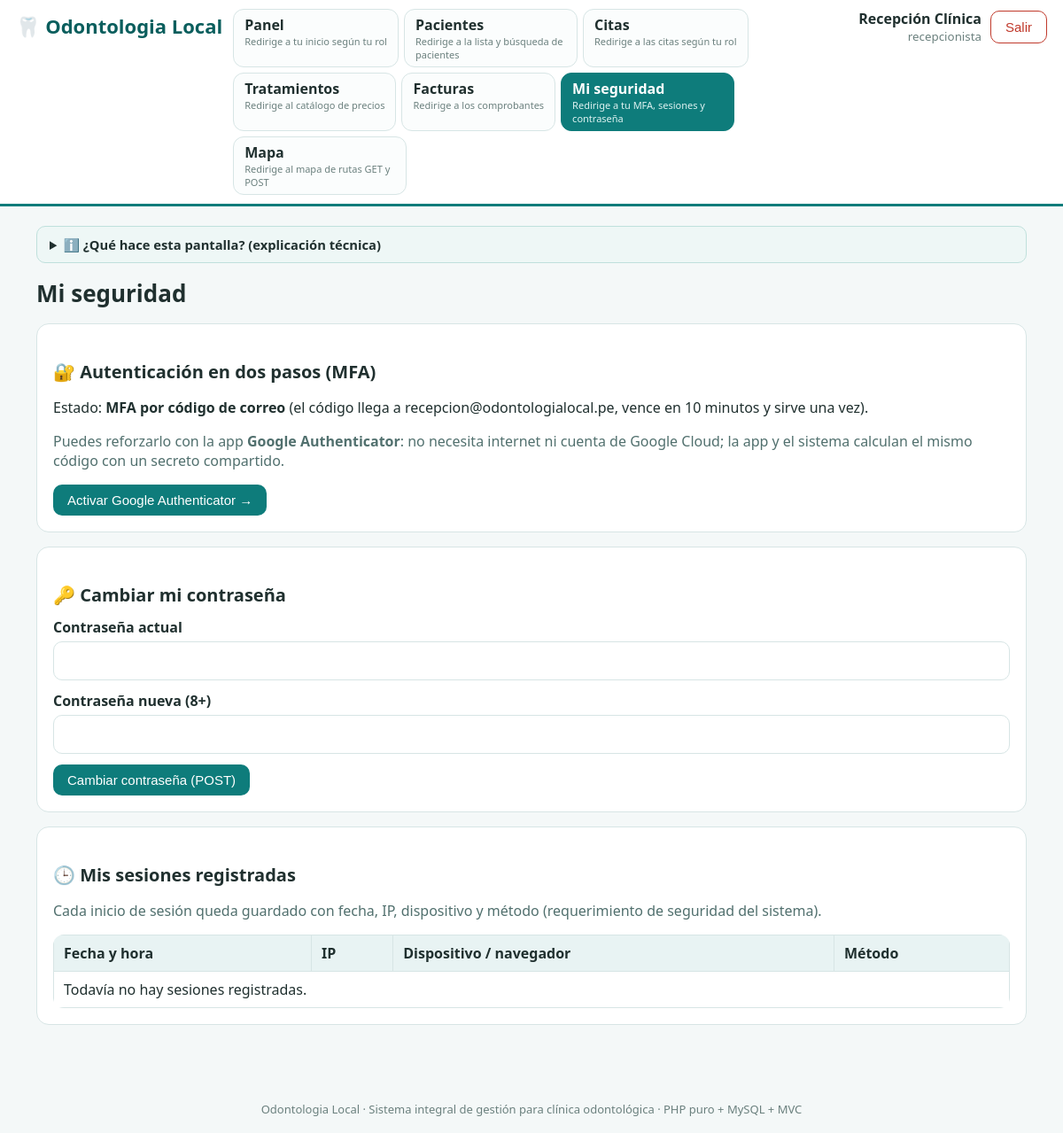
Screenshot of /index.php?c=seguridad&a=index (signed in) with the database file from the repository.
### tables this page shows
CREATE TABLE usuarios (
    id INT PRIMARY KEY AUTO_INCREMENT,
    nombre_completo VARCHAR(100) NOT NULL,
    correo VARCHAR(100) UNIQUE NOT NULL,
    contrasena VARCHAR(255) NOT NULL,               
    rol ENUM('admin','odontologo','recepcionista','paciente') NOT NULL,
    telefono VARCHAR(20),
    estado TINYINT(1) DEFAULT 1,
    mfa_activo TINYINT(1) DEFAULT 1,
     
    totp_secret VARCHAR(64) NULL,                   
    two_factor_enabled TINYINT(1) NOT NULL DEFAULT 0,  
    google_id VARCHAR(100) NULL UNIQUE,             
    avatar VARCHAR(255) NULL,                       
    intentos_fallidos INT NOT NULL DEFAULT 0,       
    bloqueado_hasta DATETIME NULL,                  
    debe_cambiar_contrasena TINYINT(1) NOT NULL DEFAULT 1,  
    created_at TIMESTAMP DEFAULT CURRENT_TIMESTAMP
);

### app/controlador/SeguridadControlador.php (called while the page is built, shortened)
<?php
class SeguridadControlador
{
    private $usuarios;
    private $seguridad;
    public function __construct()
    {
        $this->usuarios = new UsuarioModelo();
        $this->seguridad = new SeguridadModelo();
    }
    public function index()
    {
        $miFila = $this->usuarios->porId(usuarioActual()['id']);
        $sesiones = $this->seguridad->sesionesDe($miFila['id']);
        $secretoPendiente = $_SESSION['totp_pendiente'] ?? null;
        require __DIR__ . '/../vista/seguridad/index.php';
    }
}

### index.php (called while the page is built, shortened)
<?php
require __DIR__ . '/app/ayudantes/Funciones.php';
require __DIR__ . '/app/modelo/Conexion.php';
require __DIR__ . '/app/modelo/UsuarioModelo.php';
require __DIR__ . '/app/modelo/SeguridadModelo.php';
$haySesion = !empty($_SESSION['usuario']);
$a = preg_replace('/[^a-zA-Z]/', '', $_GET['a'] ?? ($haySesion ? 'index' : 'login'));
$objeto = new $controladores[$c]();
$objeto->$a();

### app/ayudantes/Funciones.php (called while the page is built, shortened)
<?php
function e($texto)
{
    return htmlspecialchars((string) $texto, ENT_QUOTES, 'UTF-8');
}
function usuarioActual()
{
    return $_SESSION['usuario'] ?? null;
}

### app/modelo/UsuarioModelo.php (called while the page is built, shortened)
<?php
class UsuarioModelo
{
    private $db;
    public function __construct()
    {
        $this->db = Conexion::obtener();
    }
    public function porId($id)
    {
        $st = $this->db->prepare('SELECT * FROM usuarios WHERE id = ?');
        $st->execute([$id]);
        return $st->fetch() ?: null;
    }
}

### app/modelo/Conexion.php (called while the page is built)
<?php
class Conexion
{
    private static $instancia = null;
    public static function obtener()
    {
        if (self::$instancia === null) {
            $dsn = 'mysql:host=' . DB_HOST . ';dbname=' . DB_NOMBRE . ';charset=utf8mb4';
            self::$instancia = new PDO($dsn, DB_USUARIO, DB_CLAVE, [
                PDO::ATTR_ERRMODE => PDO::ERRMODE_EXCEPTION,
                PDO::ATTR_DEFAULT_FETCH_MODE => PDO::FETCH_ASSOC,
                PDO::ATTR_EMULATE_PREPARES => false,
            ]);
        }
        return self::$instancia;
    }
}

### app/modelo/SeguridadModelo.php (called while the page is built, shortened)
<?php
class SeguridadModelo
{
    private $db;
    public function __construct()
    {
        $this->db = Conexion::obtener();
    }
    public function sesionesDe($usuarioId, $limite = 10)
    {
        $st = $this->db->prepare('SELECT * FROM sesiones WHERE usuario_id = ? ORDER BY fecha_hora DESC LIMIT ?');
        $st->bindValue(1, $usuarioId, PDO::PARAM_INT);
        $st->bindValue(2, $limite, PDO::PARAM_INT);
        $st->execute();
        return $st->fetchAll();
    }
}

### app/vista/parciales/cabecera.php (the view, shortened to what this page needs)
<?php
$u = usuarioActual();
$cActual = $_GET['c'] ?? 'panel';
function activo($c, $cActual) { return $c === $cActual ? ' class="activo"' : ''; }
?>
<!DOCTYPE html>
<html lang="es">
<head>
<link rel="stylesheet" href="<?= e(BASE_URL) ?>assets/css/estilos.css">
</head>
<body>
<header class="barra">
    <div class="marca">🦷 Odontologia Local</div>
    <nav class="menu">
        <a href="<?= e(BASE_URL) ?>index.php?c=panel&a=index"<?= activo('panel', $cActual) ?>>Panel<small>Redirige a tu inicio según tu rol</small></a>
        <?php if (in_array($u['rol'], ['admin', 'recepcionista', 'odontologo'], true)): ?>
        <a href="<?= e(BASE_URL) ?>index.php?c=pacientes&a=index"<?= activo('pacientes', $cActual) ?>>Pacientes<small>Redirige a la lista y búsqueda de pacientes</small></a>
        <?php endif; ?>
        <a href="<?= e(BASE_URL) ?>index.php?c=citas&a=index"<?= activo('citas', $cActual) ?>>Citas<small>Redirige a las citas según tu rol</small></a>
        <?php if (in_array($u['rol'], ['admin', 'recepcionista', 'odontologo'], true)): ?>
        <a href="<?= e(BASE_URL) ?>index.php?c=tratamientos&a=index"<?= activo('tratamientos', $cActual) ?>>Tratamientos<small>Redirige al catálogo de precios</small></a>
        <?php endif; ?>
        <?php if (in_array($u['rol'], ['admin', 'recepcionista', 'paciente'], true)): ?>
        <a href="<?= e(BASE_URL) ?>index.php?c=facturas&a=index"<?= activo('facturas', $cActual) ?>>Facturas<small>Redirige a los comprobantes</small></a>
        <?php endif; ?>
        <a href="<?= e(BASE_URL) ?>index.php?c=seguridad&a=index"<?= activo('seguridad', $cActual) ?>>Mi seguridad<small>Redirige a tu MFA, sesiones y contraseña</small></a>
        <a href="<?= e(BASE_URL) ?>index.php?c=menu&a=index"<?= activo('menu', $cActual) ?>>Mapa<small>Redirige al mapa de rutas GET y POST</small></a>
    </nav>
    <div class="sesion">
        <span><?= e($u['nombre']) ?><small><?= e($u['rol']) ?></small></span>
        <form method="post" action="<?= e(BASE_URL) ?>index.php?c=auth&a=salir">
            <button type="submit" class="boton salir">Salir</button>
        </form>
    </div>
</header>
<main class="contenedor">

### app/vista/seguridad/index.php (shortened to what this page needs)
<?php
require __DIR__ . '/../parciales/cabecera.php';
?>
<?php  require __DIR__ . '/../parciales/info_pagina.php'; ?>
<h1>Mi seguridad</h1>
<section class="tarjeta-detalle">
    <h2>🔐 Autenticación en dos pasos (MFA)</h2>
    <?php if (!empty($miFila['two_factor_enabled'])): ?>
        <p>Estado: <strong>Google Authenticator ACTIVADO</strong>. Al ingresar, tu segundo factor es el código de la app (cambia cada 30 segundos).</p>
        <form method="post" action="<?= e(BASE_URL) ?>index.php?c=seguridad&a=quitarTotp" onsubmit="return confirm('¿Desactivar Authenticator? Volverás al código por correo.');">
            <?= campoCsrf() ?>
            <button class="boton peligro" type="submit">Desactivar Authenticator</button>
        </form>
    <?php else: ?>
        <p>Estado: <strong>MFA por código de correo</strong> (el código llega a <?= e($miFila['correo']) ?>, vence en 10 minutos y sirve una vez).</p>
        <p class="ayuda">Puedes reforzarlo con la app <strong>Google Authenticator</strong>: no necesita internet ni cuenta de Google Cloud; la app y el sistema calculan el mismo código con un secreto compartido.</p>
        <?php if ($secretoPendiente): ?>
            <div class="qr-caja">
                <div id="qr"></div>
                <div>
                    <p><strong>Paso 1.</strong> Abre Google Authenticator → «+» → «Escanear código QR».<br>
                    <strong>Sin cámara:</strong> elige «Ingresar clave de configuración» y escribe:<br>
                    Nombre de la cuenta: <code><?= e($miFila['correo']) ?></code><br>
                    Clave: <code class="secreto"><?= e($secretoPendiente) ?></code><br>
                    Tipo: <em>Basada en tiempo</em>.</p>
                    <form method="post" action="<?= e(BASE_URL) ?>index.php?c=seguridad&a=confirmarTotp" class="formulario">
                        <?= campoCsrf() ?>
                        <label><strong>Paso 2.</strong> Escribe el código de 6 dígitos que muestra la app:
                            <input type="text" name="codigo" required pattern="[0-9]{6}" maxlength="6" inputmode="numeric" placeholder="123456">
                        </label>
                        <button class="boton" type="submit">Confirmar y activar →</button>
                    </form>
                </div>
            </div>
            <script src="https://cdnjs.cloudflare.com/ajax/libs/qrcodejs/1.0.0/qrcode.min.js"></script>
            <script>new QRCode(document.getElementById('qr'), { text: <?= json_encode($uriPendiente) ?>, width: 180, height: 180 });</script>
        <?php else: ?>
            <form method="post" action="<?= e(BASE_URL) ?>index.php?c=seguridad&a=iniciarTotp">
                <button class="boton" type="submit">Activar Google Authenticator →</button>
            </form>
        <?php endif; ?>
    <?php endif; ?>
</section>
<section class="tarjeta-detalle">
    <h2>🔑 Cambiar mi contraseña</h2>
    <form method="post" action="<?= e(BASE_URL) ?>index.php?c=seguridad&a=cambiarContrasena" class="formulario">
        <label>Contraseña actual <input type="password" name="contrasena_actual" required autocomplete="current-password"></label>
        <label>Contraseña nueva (8+) <input type="password" name="contrasena_nueva" required minlength="8" autocomplete="new-password"></label>
        <button class="boton" type="submit">Cambiar contraseña (POST)</button>
    </form>
</section>
<section class="tarjeta-detalle">
    <h2>🕒 Mis sesiones registradas</h2>
    <p class="ayuda">Cada inicio de sesión queda guardado con fecha, IP, dispositivo y método (requerimiento de seguridad del sistema).</p>
    <table class="tabla">
        <thead><tr><th>Fecha y hora</th><th>IP</th><th>Dispositivo / navegador</th><th>Método</th></tr></thead>
        <tbody>
        <?php if (!$sesiones): ?><tr><td colspan="4">Todavía no hay sesiones registradas.</td></tr><?php endif; ?>
        </tbody>
    </table>
</section>
<?php require __DIR__ . '/../parciales/pie.php'; ?>

### assets/css/estilos.css (style rules this page uses)
:root { --teal: #0e7c7b; --teal-oscuro: #0a5e5d; --fondo: #f4f8f8; --borde: #d7e5e5; --texto: #20302f; --rojo: #c0392b; --verde: #1e8449; --amarillo: #b7950b; }
* { box-sizing: border-box; }
body { margin: 0; font-family: "Segoe UI", system-ui, Arial, sans-serif; background: var(--fondo); color: var(--texto); }
a { color: var(--teal-oscuro); }
.barra { background: #fff; border-bottom: 3px solid var(--teal); display: flex; flex-wrap: wrap; gap: 12px; align-items: flex-start; padding: 10px 18px; }
.marca { font-size: 22px; font-weight: 700; color: var(--teal-oscuro); padding-top: 4px; }
.menu { display: flex; flex-wrap: wrap; gap: 6px; flex: 1; }
.menu a { text-decoration: none; padding: 6px 12px; border-radius: 12px; border: 1px solid var(--borde); color: var(--texto); font-weight: 600; background: #fbfdfd; }
.menu a small { display: block; font-weight: 400; font-size: 11px; color: #6b807e; max-width: 170px; }
.menu a.activo { background: var(--teal); color: #fff; border-color: var(--teal); }
.menu a.activo small { color: #dff3f2; }
.sesion { display: flex; align-items: center; gap: 10px; }
.sesion span { font-weight: 600; text-align: right; }
.sesion span small { display: block; font-weight: 400; color: #6b807e; }
.contenedor { max-width: 1150px; margin: 22px auto; padding: 0 16px 30px; }
h1 { font-size: 26px; margin: 6px 0 12px; }
h2 { font-size: 20px; margin: 22px 0 10px; }
.ayuda { color: #51706e; }
.boton { display: inline-block; background: var(--teal); color: #fff; border: none; border-radius: 10px; padding: 9px 16px; font-size: 15px; cursor: pointer; text-decoration: none; }
.boton.salir { background: #fff; color: var(--rojo); border: 1px solid var(--rojo); }
.formulario label { display: block; margin: 12px 0; font-weight: 600; }
.formulario input, .formulario select, .formulario textarea { width: 100%; padding: 10px; margin-top: 5px; border: 1px solid var(--borde); border-radius: 10px; font: inherit; background: #fff; font-weight: 400; }
.tabla { width: 100%; border-collapse: collapse; background: #fff; border-radius: 12px; overflow: hidden; }
.tabla th, .tabla td { border: 1px solid var(--borde); padding: 9px 11px; text-align: left; vertical-align: top; }
.tabla th { background: #e8f3f3; }
.tarjeta-detalle { background: #fff; border: 1px solid var(--borde); border-radius: 14px; padding: 18px; margin: 16px 0; }

### rows the page displays
usuarios: nombre_completo "Recepción Clínica", rol "recepcionista", correo "recepcion@odontologialocal.pe"
